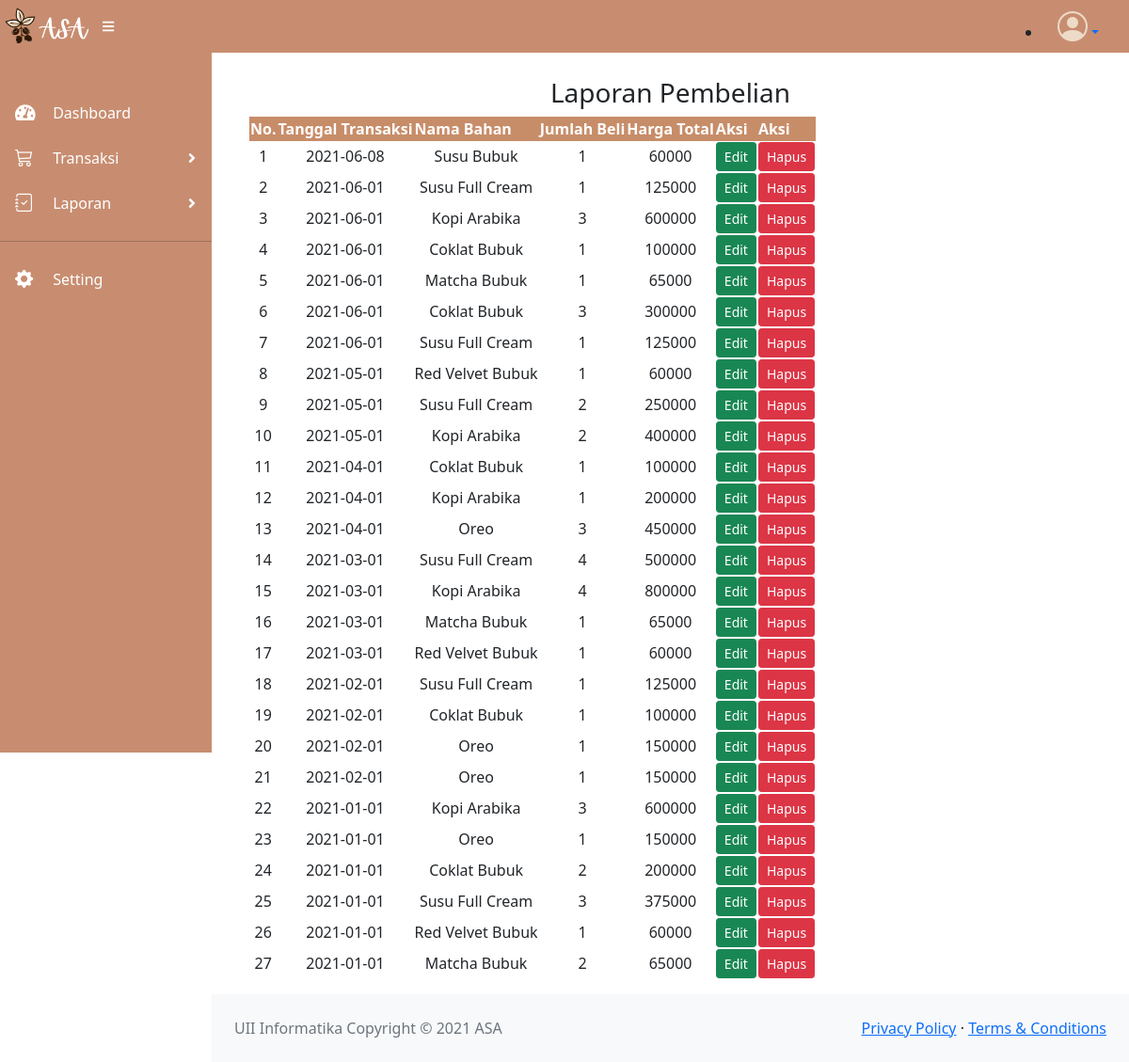
/pencatatanpembelian.php (signed in), run on the app's committed database.
### tables this page shows
CREATE TABLE `pembelian` (
  `id` int(11) NOT NULL,
  `tgl_beli` date NOT NULL,
  `nama_bahan` varchar(50) NOT NULL,
  `jml_beli` int(11) NOT NULL,
  `hrg_tot` int(11) NOT NULL
);

### functions2.php (called while the page is built, shortened)
<?php
$conn = mysqli_connect("localhost","root","","simkc");
function query($query){
    global $conn;
    $result = mysqli_query($conn, $query);
    $rows = [];
    while ($row = mysqli_fetch_assoc($result)){
        $rows[] = $row;
    }
    return $rows;
}
?>

### pencatatanpembelian.php (the view, shortened to what this page needs)
<?php
require 'functions2.php';
$beli = query("SELECT * FROM pembelian ORDER BY tgl_beli DESC");
?>
<!DOCTYPE html>
<html>
<head>
        <link href="https://cdn.jsdelivr.net/npm/simple-datatables@latest/dist/style.css" rel="stylesheet" />
        <link href="css/styles.css" rel="stylesheet" />
        <link rel="stylesheet" href="https://cdn.jsdelivr.net/npm/bootstrap-icons@1.5.0/font/bootstrap-icons.css">
</head>
<body class="sb-nav-fixed">
    <nav class="sb-topnav navbar navbar-expand" style="background-color: var(--bs-brown);">
        <img src= "img/CafeLogo.png"  style="width: 100px;">
        <button class="btn btn-link btn-sm order-0 order-lg-0 me-4 me-lg-2" id="sidebarToggle" href="#!"><i class="fas fa-bars" style="color: white"></i></button>
        <ul class="d-none d-md-inline-block form-inline ms-auto me-0 me-md-3 my-2 my-md-0">
            <li class="nav-item dropdown">
                <a class="nav-link dropdown-toggle" id="navbarDropdown" href="#" role="button" data-bs-toggle="dropdown" aria-expanded="false"><i class="bi bi-person-circle fa-2x" style="color: #EDDBC7;"></i></a>
            </li>
        </ul>
    </nav>
        <div id="layoutSidenav">
            <div id="layoutSidenav_nav">
                <nav class="sb-sidenav accordion sb-sidenav" id="sidenavAccordion" style="background-color: var(--bs-brown)">
                    <div class="sb-sidenav-menu">
                        <div class="nav">
                        <div class="sb-sidenav-menu-heading"></div>
                            <a class="nav-link" href="home.php" style="color: white">
                                <div class="sb-nav-link-icon col-lg-2"><i class="fas fa-tachometer-alt fa-lg"></i></div>
                                Dashboard
                            </a>
                            <a class="nav-link collapsed" href="#" style="color: white" data-bs-toggle="collapse" data-bs-target="#collapseLayouts" aria-expanded="false" aria-controls="collapseLayouts">
                                <div class="sb-nav-link-icon col-lg-2"><i class="bi bi-cart3 fa-lg"></i></div>
                                Transaksi
                                <div class="sb-sidenav-collapse-arrow"><i class="fas fa-angle-down"></i></div>
                            </a>
                            <a class="nav-link collapsed" href="#" style="color: white" data-bs-toggle="collapse" data-bs-target="#collapsePages" aria-expanded="false" aria-controls="collapsePages">
                                <div class="sb-nav-link-icon col-lg-2"><i class="bi bi-journal-check fa-lg"></i></div>
                                Laporan
                                <div class="sb-sidenav-collapse-arrow"><i class="fas fa-angle-down"></i></div>
                            </a>
                             <hr class="sidebar-divider">
                             <a class="nav-link" href="setting.php" style="color: white">
                                <div class="sb-nav-link-icon col-lg-2"><i class="bi bi-gear-fill fa-lg"></i></div>
                                Setting
                            </a>
                        </div>
                    </div>
                </nav>
            </div>
            <div id="layoutSidenav_content" style="margin-top:10px">
                <main>
                    <div class="container-fluid px-4">
                    <div class="card-body">
                    <table id="datatablesSimple">
                        <h3 align = "center">Laporan Pembelian</h3>
                            <tr  bgcolor= #c78d69>
                                <th style ="color: #ffffff">No.</th>
                                <th style ="color: #ffffff">Tanggal Transaksi</th>
                                <th style ="color: #ffffff">Nama Bahan</th>
                                <th style ="color: #ffffff" >Jumlah Beli</th>
                                <th style ="color: #ffffff">Harga Total</th>
                                <th style ="color: #ffffff">Aksi</th>
                                <th style ="color: #ffffff">Aksi</th>
                            </div>
                            <?php $i = 1; ?>
                            <?php foreach($beli as $row) : ?>
                            <tr>
                                <td align = "center"><?= $i; ?></td>
                                <td align = "center"><?= $row["tgl_beli"]; ?></td>
                                <td align = "center"><?= $row["nama_bahan"]; ?></td>
                                <td align = "center"><?= $row["jml_beli"]; ?></td>
                                <td align = "center"><?= $row["hrg_tot"]; ?></td>
                                <td>
                                    <a class="btn btn-sm btn-success"   href="ubah2.php?id=<?= $row["id"]; ?>">Edit </a>
                                </td>
                                <td>
                                <a class="btn btn-sm btn-danger" href="hapus2.php?id=<?= $row["id"]; ?>" onclick="
                                    return confirm ('Apakah anda yakin untuk menghapus data ini?');"
                                    >Hapus</a>
                                </td>
                            </tr>
                            <?php $i++; ?>
                            <?php endforeach; ?>
                    </div>
                </main>
                <footer class="py-4 bg-light mt-auto">
                    <div class="container-fluid px-4">
                        <div class="d-flex align-items-center justify-content-between">
                            <div class="text-muted">UII Informatika Copyright &copy; 2021 ASA</div>
                            <div>
                                <a href="#">Privacy Policy</a>
                                &middot;
                                <a href="#">Terms &amp; Conditions</a>
                            </div>
                        </div>
                    </div>
                </footer>
            </div>
        </div>
</body>
</html>

### data on the page
pembelian: tgl_beli "2021-06-08", nama_bahan "Susu Bubuk", jml_beli "1", hrg_tot "60000"
pembelian: tgl_beli "2021-06-01", nama_bahan "Susu Full Cream", jml_beli "1", hrg_tot "125000"
pembelian: tgl_beli "2021-06-01", nama_bahan "Kopi Arabika", jml_beli "3", hrg_tot "600000"
pembelian: tgl_beli "2021-06-01", nama_bahan "Coklat Bubuk", jml_beli "1", hrg_tot "100000"
pembelian: tgl_beli "2021-06-01", nama_bahan "Matcha Bubuk", jml_beli "1", hrg_tot "65000"
pembelian: tgl_beli "2021-06-01", nama_bahan "Coklat Bubuk", jml_beli "3", hrg_tot "300000"
pembelian: tgl_beli "2021-06-01", nama_bahan "Susu Full Cream", jml_beli "1", hrg_tot "125000"
pembelian: tgl_beli "2021-05-01", nama_bahan "Red Velvet Bubuk", jml_beli "1", hrg_tot "60000"
pembelian: tgl_beli "2021-05-01", nama_bahan "Susu Full Cream", jml_beli "2", hrg_tot "250000"
pembelian: tgl_beli "2021-05-01", nama_bahan "Kopi Arabika", jml_beli "2", hrg_tot "400000"
pembelian: tgl_beli "2021-04-01", nama_bahan "Coklat Bubuk", jml_beli "1", hrg_tot "100000"
pembelian: tgl_beli "2021-04-01", nama_bahan "Kopi Arabika", jml_beli "1", hrg_tot "200000"
pembelian: tgl_beli "2021-04-01", nama_bahan "Oreo", jml_beli "3", hrg_tot "450000"
pembelian: tgl_beli "2021-03-01", nama_bahan "Susu Full Cream", jml_beli "4", hrg_tot "500000"
pembelian: tgl_beli "2021-03-01", nama_bahan "Kopi Arabika", jml_beli "4", hrg_tot "800000"
pembelian: tgl_beli "2021-03-01", nama_bahan "Matcha Bubuk", jml_beli "1", hrg_tot "65000"
pembelian: tgl_beli "2021-03-01", nama_bahan "Red Velvet Bubuk", jml_beli "1", hrg_tot "60000"
pembelian: tgl_beli "2021-02-01", nama_bahan "Susu Full Cream", jml_beli "1", hrg_tot "125000"
pembelian: tgl_beli "2021-02-01", nama_bahan "Coklat Bubuk", jml_beli "1", hrg_tot "100000"
pembelian: tgl_beli "2021-02-01", nama_bahan "Oreo", jml_beli "1", hrg_tot "150000"
pembelian: tgl_beli "2021-02-01", nama_bahan "Oreo", jml_beli "1", hrg_tot "150000"
pembelian: tgl_beli "2021-01-01", nama_bahan "Kopi Arabika", jml_beli "3", hrg_tot "600000"
pembelian: tgl_beli "2021-01-01", nama_bahan "Oreo", jml_beli "1", hrg_tot "150000"
pembelian: tgl_beli "2021-01-01", nama_bahan "Coklat Bubuk", jml_beli "2", hrg_tot "200000"
pembelian: tgl_beli "2021-01-01", nama_bahan "Susu Full Cream", jml_beli "3", hrg_tot "375000"
pembelian: tgl_beli "2021-01-01", nama_bahan "Red Velvet Bubuk", jml_beli "1", hrg_tot "60000"
pembelian: tgl_beli "2021-01-01", nama_bahan "Matcha Bubuk", jml_beli "2", hrg_tot "65000"
